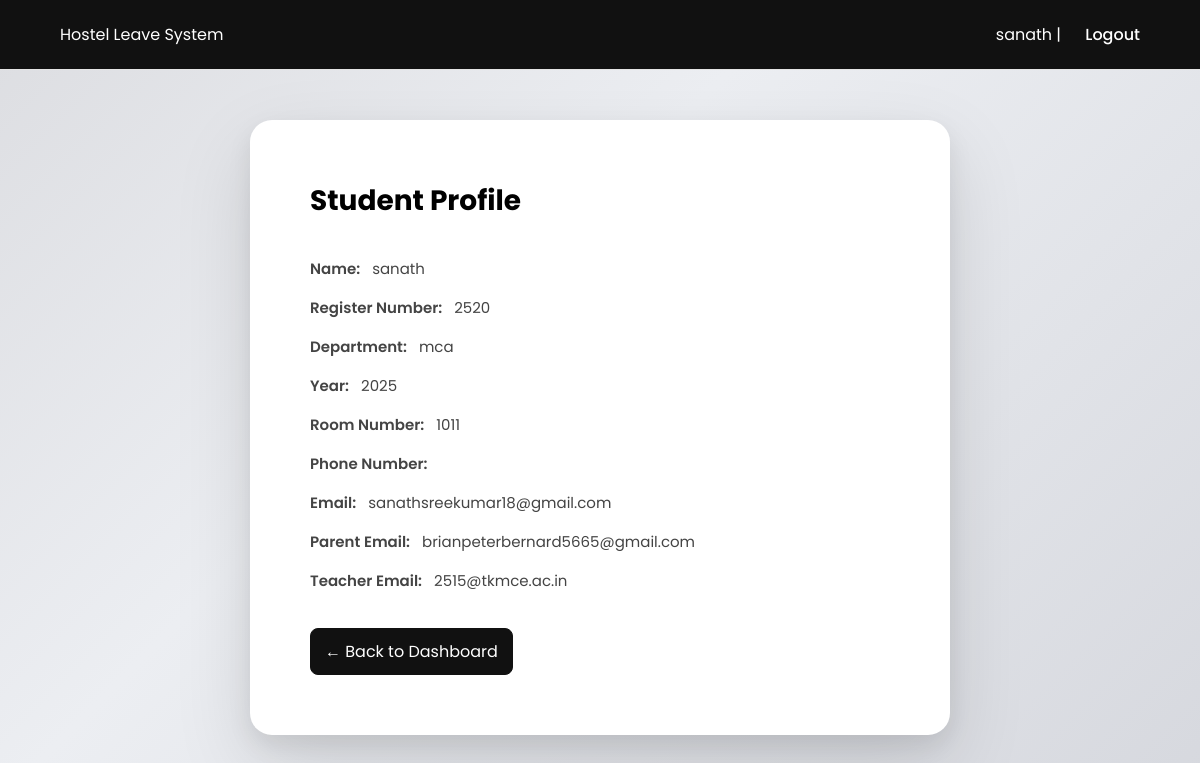
The app's page /student/profile.php (signed in) with its own data.
### tables this page shows
CREATE TABLE `student_profiles` (
  `id` int(11) NOT NULL,
  `user_id` int(11) NOT NULL,
  `register_number` varchar(50) DEFAULT NULL,
  `department` varchar(100) DEFAULT NULL,
  `year` int(11) DEFAULT NULL,
  `room_number` varchar(20) DEFAULT NULL,
  `phone` varchar(15) DEFAULT NULL
);

CREATE TABLE `users` (
  `id` int(11) NOT NULL,
  `role_id` int(11) NOT NULL,
  `name` varchar(100) NOT NULL,
  `username` varchar(50) NOT NULL,
  `password` varchar(255) NOT NULL,
  `email` varchar(100) DEFAULT NULL,
  `parent_email` varchar(100) DEFAULT NULL,
  `teacher_email` varchar(100) DEFAULT NULL,
  `created_at` timestamp NOT NULL DEFAULT current_timestamp(),
  `register_number` varchar(50) DEFAULT NULL
);

### student/profile.php (the view, shortened to what this page needs)
<?php
include("../config/db.php");
$user_id = $_SESSION["user_id"];
$stmt = $conn->prepare("
SELECT
    users.name,
    users.email,
    users.parent_email,
    users.teacher_email,
    student_profiles.register_number,
    student_profiles.department,
    student_profiles.year,
    student_profiles.room_number,
    student_profiles.phone
FROM users
JOIN student_profiles
ON users.id = student_profiles.user_id
WHERE users.id = ?
");
$stmt->bind_param("i", $user_id);
$stmt->execute();
$result = $stmt->get_result();
$student = $result->fetch_assoc();
?>
<!DOCTYPE html>
<html>
<head>
</head>
<body>
<div class="topbar">
<div>Hostel Leave System</div>
<div>
<?php echo $_SESSION["username"]; ?> |
<a href="../auth/logout.php">Logout</a>
</div>
</div>
<div class="dashboard">
<h2>Student Profile</h2>
<div class="row">
<span class="label">Name:</span>
<?php echo htmlspecialchars($student["name"]); ?>
</div>
<div class="row">
<span class="label">Register Number:</span>
<?php echo htmlspecialchars($student["register_number"]); ?>
</div>
<div class="row">
<span class="label">Department:</span>
<?php echo htmlspecialchars($student["department"]); ?>
</div>
<div class="row">
<span class="label">Year:</span>
<?php echo htmlspecialchars($student["year"]); ?>
</div>
<div class="row">
<span class="label">Room Number:</span>
<?php echo htmlspecialchars($student["room_number"]); ?>
</div>
<div class="row">
<span class="label">Phone Number:</span>
</div>
<div class="row">
<span class="label">Email:</span>
<?php echo htmlspecialchars($student["email"]); ?>
</div>
<div class="row">
<span class="label">Parent Email:</span>
<?php echo htmlspecialchars($student["parent_email"]); ?>
</div>
<div class="row">
<span class="label">Teacher Email:</span>
<?php echo htmlspecialchars($student["teacher_email"]); ?>
</div>
<a class="back-btn" href="dashboard.php">← Back to Dashboard</a>
</div>
</body>
</html>

### student/profile.php (style rules this page uses)
* { margin:0; padding:0; box-sizing:border-box; font-family:'Poppins',sans-serif; }
body { min-height:100vh; background: linear-gradient(135deg,#dcdde1 0%,#eceef2 40%,#d6d8de 100%); padding:120px 60px 60px 60px; }
.topbar { position:fixed; top:0; left:0; width:100%; height:70px; background:#111; color:#fff; display:flex; justify-content:space-between; align-items:center; padding:0 60px; border-bottom:1px solid #e5e5e5; z-index:1000; }
.topbar a { color:#fff; text-decoration:none; font-weight:500; margin-left:20px; }
.dashboard { max-width:700px; margin:auto; padding:60px; background:#fff; border-radius:22px; box-shadow: 0 30px 80px rgba(0,0,0,0.12), 0 10px 25px rgba(0,0,0,0.08); }
h2 { font-size:28px; margin-bottom:35px; }
.row { margin-bottom:16px; font-size:15px; color:#444; }
.label { font-weight:600; margin-right:8px; }
.back-btn { display:inline-block; margin-top:20px; padding:10px 14px; border:1px solid #111; border-radius:8px; text-decoration:none; color:#fff; background:#111; }

### records on screen
student_profiles: user.name "sanath", register_number "2520", department "mca", year "2025", room_number "1011", user.email "sanathsreekumar18@gmail.com", user.parent_email "brianpeterbernard5665@gmail.com", user.teacher_email "2515@tkmce.ac.in"

### other values on screen
$_SESSION["username"] "sanath"
